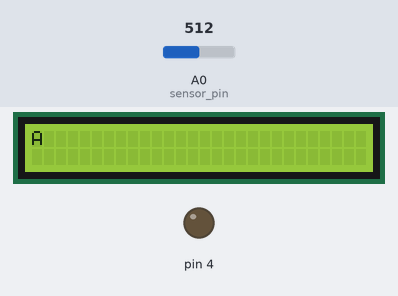
This sketch was run on a simulated Arduino Uno, built with avr-gcc and run on an emulated ATmega328P. Shown: 28×2 character LCD, output pins drawn as LEDs (lit = HIGH). The inputs (shaded band) are chosen by the test bench; at power-on: A0 (sensor_pin) = 512. What the sketch prints to the serial monitor is not drawn.

Above: at 1.1 s.
At 4.6 s:
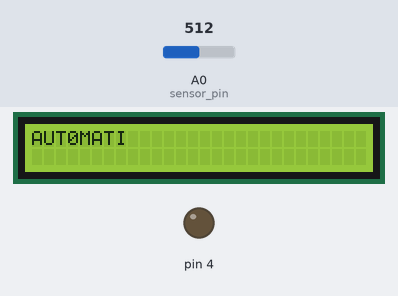
At 8.6 s:
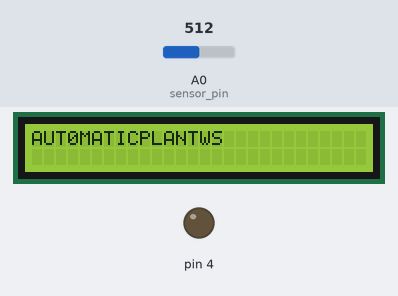
At 18.6 s:
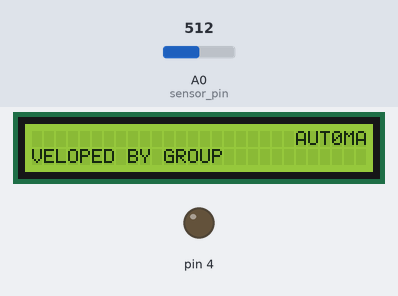
At 21.1 s:
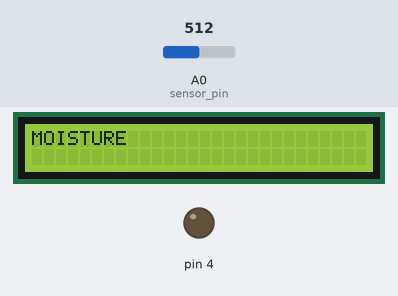
At 22.1 s:
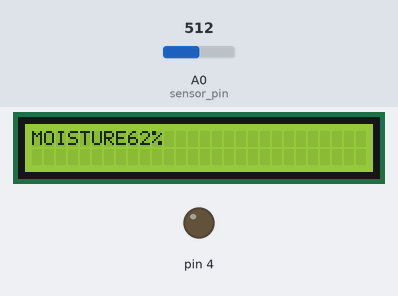

Measured:
- what the display in image 0 shows lasts 0.5 s, from 1.1 s to 1.6 s
- what the display in image 2 shows lasts 1.5 s, from 8.6 s to 10.1 s
- what the display in image 3 shows lasts 2.5 s, from 18.6 s to 21.1 s
- what the display in image 4 shows lasts 1.0 s, from 21.1 s to 22.1 s

The sketch:

apws.ino
```cpp
#include <LiquidCrystal.h>

LiquidCrystal lcd(7, 8, 9, 10, 11, 12);
 int sensor_pin = A0;
int output_value= 0;
int moisture_percentage= 0;
void setup(){
  pinMode(4,OUTPUT);


  Serial.begin(9600);
    delay(1000);
  Serial.println("AUTOMATIC PLANT WATERING SYSTEM");
  lcd.begin(28, 2);
   lcd.setCursor(0, 0);

  char *a[] = {"A", "U", "T","0", "M","A","T","I","C","P","L","A","N","T","W","S"};
  for (int i = 0; i < 16; i++) {
    lcd.print(a[i]);
    delay(500);
  }
  delay (1000);


  lcd.setCursor(16, 1);

  lcd.autoscroll();

  char *b[] = {"D", "E", "V","E", "L","O","P","E","D"," ","B","Y"," ","G","R","O","U","P"};
  for (int i = 0; i < 18; i++) {
    lcd.print(b[i]);
    delay(500);
  }
  delay (2000);

  lcd.noAutoscroll();
  lcd.clear();

}
void loop(){
 output_value=analogRead(sensor_pin);
 Serial.print("\n\nAnalog Value: ");
  Serial.print(output_value);

  moisture_percentage = map(output_value, 1023, 200, 0, 100);
  lcd.clear();
lcd.print("MOISTURE");
delay(1000);


lcd.print(moisture_percentage);

  lcd.println("%");


  if(  moisture_percentage<35){
    digitalWrite(4,HIGH);

  }
  else{
    digitalWrite(4,LOW);
  }
  delay(1000);
}
```
